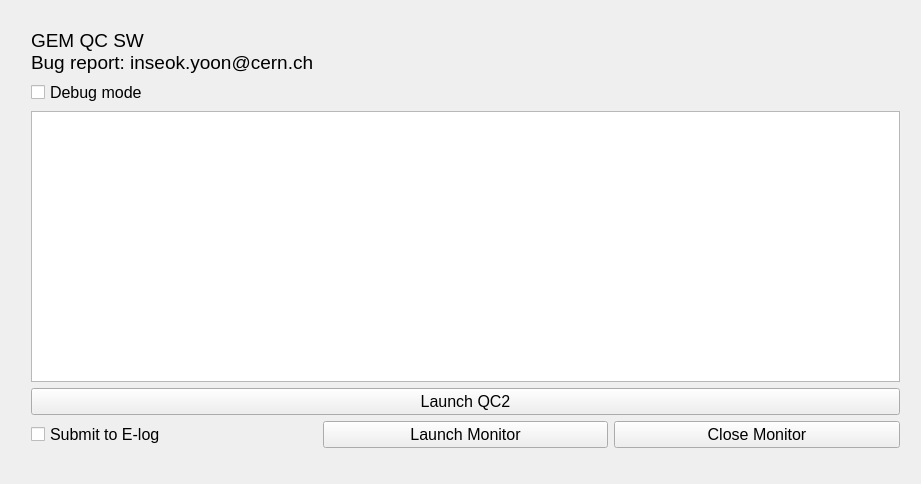
<?xml version="1.0" encoding="UTF-8"?>
<ui version="4.0">
 <class>MainWidget</class>
 <widget class="QWidget" name="MainWidget">
  <property name="geometry">
   <rect>
    <x>0</x>
    <y>0</y>
    <width>921</width>
    <height>484</height>
   </rect>
  </property>
  <property name="windowTitle">
   <string>GEM_QCSW</string>
  </property>
  <widget class="QWidget" name="verticalLayoutWidget">
   <property name="geometry">
    <rect>
     <x>20</x>
     <y>18</y>
     <width>891</width>
     <height>441</height>
    </rect>
   </property>
   <layout class="QVBoxLayout" name="verticalLayout">
    <item>
     <widget class="QLabel" name="ad">
      <property name="font">
       <font>
        <pointsize>14</pointsize>
       </font>
      </property>
      <property name="text">
       <string>GEM QC SW
Bug report: inseok.yoon@cern.ch</string>
      </property>
     </widget>
    </item>
    <item>
     <widget class="QCheckBox" name="mode_indicator">
      <property name="font">
       <font>
        <pointsize>12</pointsize>
       </font>
      </property>
      <property name="text">
       <string>Debug mode</string>
      </property>
     </widget>
    </item>
    <item>
     <widget class="QTextBrowser" name="text">
      <property name="font">
       <font>
        <pointsize>12</pointsize>
       </font>
      </property>
     </widget>
    </item>
    <item>
     <widget class="QPushButton" name="button_qc2">
      <property name="font">
       <font>
        <pointsize>12</pointsize>
       </font>
      </property>
      <property name="text">
       <string>Launch QC2</string>
      </property>
     </widget>
    </item>
    <item>
     <layout class="QHBoxLayout" name="horizontalLayout">
      <item>
       <widget class="QCheckBox" name="chk_submit">
        <property name="font">
         <font>
          <pointsize>12</pointsize>
         </font>
        </property>
        <property name="text">
         <string>Submit to E-log</string>
        </property>
       </widget>
      </item>
      <item>
       <widget class="QPushButton" name="button_monitor">
        <property name="font">
         <font>
          <pointsize>12</pointsize>
         </font>
        </property>
        <property name="text">
         <string>Launch Monitor</string>
        </property>
       </widget>
      </item>
      <item>
       <widget class="QPushButton" name="button_close_monitor">
        <property name="font">
         <font>
          <pointsize>12</pointsize>
         </font>
        </property>
        <property name="text">
         <string>Close Monitor</string>
        </property>
       </widget>
      </item>
     </layout>
    </item>
   </layout>
  </widget>
 </widget>
 <layoutdefault spacing="6" margin="11"/>
 <resources/>
 <connections/>
</ui>
